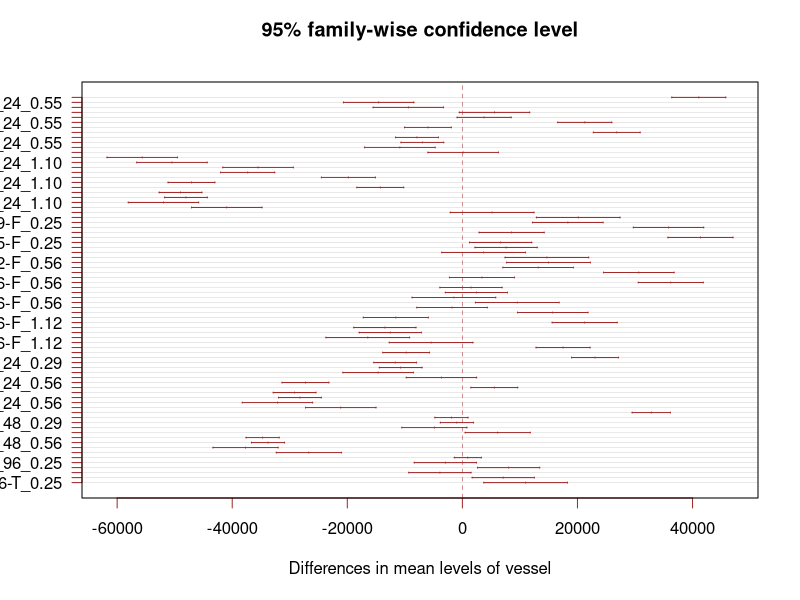
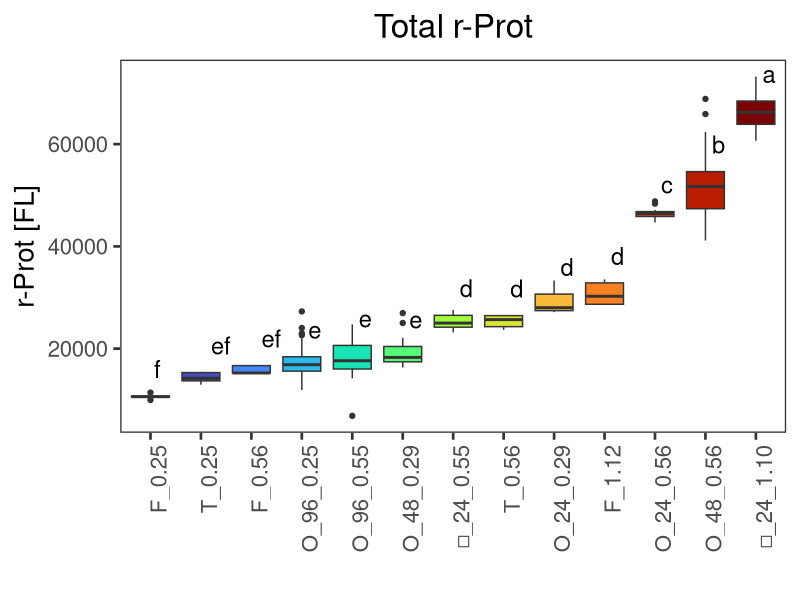
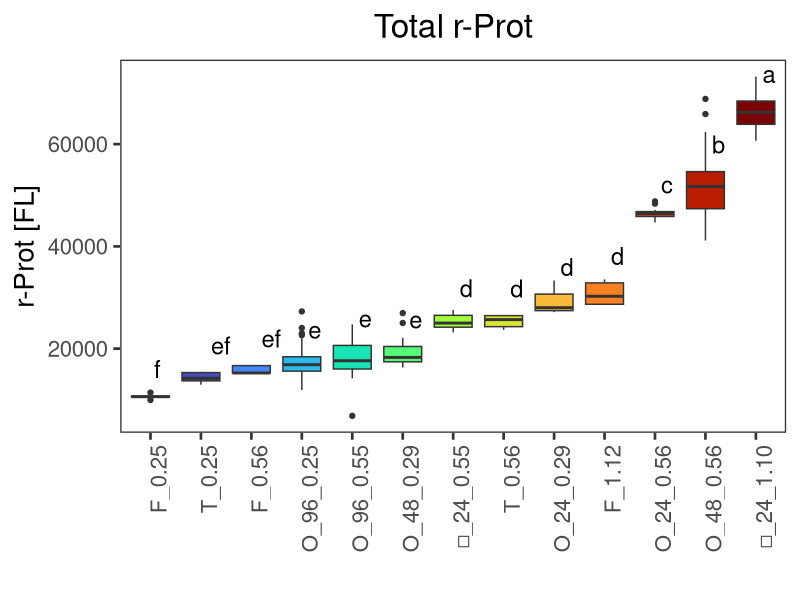

Write the R code that produced these figures, in order.
# library

library('viridis')
library('ggplot2')
library('multcompView')
library('dplyr')

# Create data
data <- data.frame(
  scale = c(1,	1,	1,	1,	1,	1,	2,	2,	2,	2,	2,	2,	3,	3,	3,	3,	3,	3,	5,	5,	6,	7,	7,	7,	9,	10,	11,	12,	13,
                      1,	1,	1,	1,	1,	1,	2,	2,	2,	2,	2,	2,	3,	3,	3,	3,	3,	3,	5,	6,	6,	7,	7,	7,	9,	10,	11,	12,	13,
                      1,	1,	1,	1,	1,	1,	2,	2,	2,	2,	2,	2,	3,	3,	3,	3,	3,	3,	5,	5,	6,	7,	7,	7,	9,	10,	11,	12,	13,
                      1,	1,	1,	1,	1,	1,	2,	2,	2,	2,	2,	2,	3,	3,	3,	3,	3,	3,	5,	6,	6,	7,	7,	7,	9,	10,	11,	12,	13,
                      1,	1,	1,	1,	1,	1,	2,	2,	2,	2,	2,	2,	4,	4,	4,	4,	4,	4,	5,	5,	6,	8,	8,	8,	9,	10,	11,	12,	13,
                      1,	1,	1,	1,	1,	1,	2,	2,	2,	2,	2,	2,	4,	4,	4,	4,	4,	4,	5,	6,	6,	8,	8,	8,					
                      1,	1,	1,	1,	1,	1,	2,	2,	2,	2,	2,	2,	4,	4,	4,	4,	4,	4,	5,	5,	6,	8,	8,	8,					
                      1,	1,	1,	1,	1,	1,	2,	2,	2,	2,	2,	2,	4,	4,	4,	4,	4,	4,	5,	6,	6,	8,	8,	8),
  vessel = c("O_96_0.25",	"O_96_0.25",	"O_96_0.25",	"O_96_0.25",	"O_96_0.25",	
             "O_96_0.25",	"O_96_0.55",    "O_96_0.55",	"O_96_0.55",	"O_96_0.55",	
             "O_96_0.55",	"O_96_0.55",	"O_48_0.29",	"O_48_0.29",	
             "O_48_0.29",	"O_48_0.29",	"O_48_0.29",	"O_48_0.29",	"O_24_0.29",	
             "O_24_0.29",	"O_24_0.56", "□_24_0.55",	"□_24_0.55",	"□_24_0.55",	"T_0.25",	
             "T_0.56",	"F_0.25",	"F_0.56",	"F_1.12",
             "O_96_0.25",	"O_96_0.25",	"O_96_0.25",	"O_96_0.25",	"O_96_0.25",	"O_96_0.25",	"O_96_0.55",	"O_96_0.55",	
             "O_96_0.55",	"O_96_0.55",	"O_96_0.55",	"O_96_0.55",	"O_48_0.29",	"O_48_0.29",	"O_48_0.29",	"O_48_0.29",	
             "O_48_0.29",	"O_48_0.29",	"O_24_0.29",	"O_24_0.56",	"O_24_0.56",	"□_24_0.55",	"□_24_0.55",	"□_24_0.55",	
             "T_0.25",	"T_0.56",	"F_0.25",	"F_0.56",	"F_1.12",
             "O_96_0.25",	"O_96_0.25",	"O_96_0.25",	"O_96_0.25",	"O_96_0.25",	"O_96_0.25",	"O_96_0.55",	"O_96_0.55",	"O_96_0.55",	"O_96_0.55",	"O_96_0.55",	"O_96_0.55",	"O_48_0.29",	"O_48_0.29",	"O_48_0.29",	"O_48_0.29",	"O_48_0.29",	"O_48_0.29",	"O_24_0.29",	"O_24_0.29",	"O_24_0.56",	"□_24_0.55",	"□_24_0.55",	"□_24_0.55",	"T_0.25",	"T_0.56",	"F_0.25",	"F_0.56",	"F_1.12",
             "O_96_0.25",	"O_96_0.25",	"O_96_0.25",	"O_96_0.25",	"O_96_0.25",	"O_96_0.25",	"O_96_0.55",	"O_96_0.55",	"O_96_0.55",	"O_96_0.55",	"O_96_0.55",	"O_96_0.55",	"O_48_0.29",	"O_48_0.29",	"O_48_0.29",	"O_48_0.29",	"O_48_0.29",	"O_48_0.29",	"O_24_0.29",	"O_24_0.56",	"O_24_0.56",	"□_24_0.55",	"□_24_0.55",	"□_24_0.55",	"T_0.25",	"T_0.56",	"F_0.25",	"F_0.56",	"F_1.12",
             "O_96_0.25",	"O_96_0.25",	"O_96_0.25",	"O_96_0.25",	"O_96_0.25",	"O_96_0.25",	"O_96_0.55",	"O_96_0.55",	"O_96_0.55",	"O_96_0.55",	"O_96_0.55",	"O_96_0.55",	"O_48_0.56",	"O_48_0.56",	"O_48_0.56",	"O_48_0.56",	"O_48_0.56",	"O_48_0.56",	"O_24_0.29",	"O_24_0.29",	"O_24_0.56",	"□_24_1.10",	"□_24_1.10",	"□_24_1.10",	"T_0.25",	"T_0.56",	"F_0.25",	"F_0.56",	"F_1.12",
             "O_96_0.25",	"O_96_0.25",	"O_96_0.25",	"O_96_0.25",	"O_96_0.25",	"O_96_0.25",	"O_96_0.55",	"O_96_0.55",	"O_96_0.55",	"O_96_0.55",	"O_96_0.55",	"O_96_0.55",	"O_48_0.56",	"O_48_0.56",	"O_48_0.56",	"O_48_0.56",	"O_48_0.56",	"O_48_0.56",	"O_24_0.29",	"O_24_0.56",	"O_24_0.56",	"□_24_1.10",	"□_24_1.10",	"□_24_1.10",					
             "O_96_0.25",	"O_96_0.25",	"O_96_0.25",	"O_96_0.25",	"O_96_0.25",	"O_96_0.25",	"O_96_0.55",	"O_96_0.55",	"O_96_0.55",	"O_96_0.55",	"O_96_0.55",	"O_96_0.55",	"O_48_0.56",	"O_48_0.56",	"O_48_0.56",	"O_48_0.56",	"O_48_0.56",	"O_48_0.56",	"O_24_0.29",	"O_24_0.29",	"O_24_0.56",	"□_24_1.10",	"□_24_1.10",	"□_24_1.10",					
             "O_96_0.25",	"O_96_0.25",	"O_96_0.25",	"O_96_0.25",	"O_96_0.25",	"O_96_0.25",	"O_96_0.55",	"O_96_0.55",	"O_96_0.55",	"O_96_0.55",	"O_96_0.55",	"O_96_0.55",	"O_48_0.56",	"O_48_0.56",	"O_48_0.56",	"O_48_0.56",	"O_48_0.56",	"O_48_0.56",	"O_24_0.29",	"O_24_0.56",	"O_24_0.56",	"□_24_1.10",	"□_24_1.10",	"□_24_1.10"),
  prot = c(17660,	16400,	19540,	22280,	17740,	16960,	21740,	22660,	21980,	23900,	20940,	21740,	22120,	18340,	21660,	19660,	16940,	26960,	31740,	28340,	48360,	26480,	25460,	23760,	15320,	24300,	10520,	15100,	30240,
           15280,	16880,	19540,	20640,	17280,	15700,	17320,	22860,	17300,	15480,	17180,	20300,	19220,	17500,	17700,	17300,	17240,	25020,	27360,	46000,	44680,	27080,	24340,	24380,	14220,	25680,	10740,	15240,	28680,
           15780,	19000,	13180,	23000,	16520,	15960,	18380,	20800,	17880,	16560,	16040,	15800,	18480,	18080,	20600,	18240,	16300,	19480,	30600,	27220,	46700,	27580,	25540,	23400,	15460,	26540,	9960,	15240,	28540,
           13700,	15420,	16920,	20960,	14180,	14860,	17660,	19420,	15080,	21520,	17520,	16360,	20420,	18060,	16380,	17460,	17220,	20440,	28380,	46400,	44980,	26620,	24540,	23180,	12960,	26460,	10600,	16760,	32860,
           16000,	18220,	17120,	16740,	12420,	15800,	18560,	19500,	14200,	14720,	17600,	15700,	51440,	53600,	51520,	48740,	45960,	55300,	30880,	27520,	46520,	73200,	68740,	64320,	13700,	23680,	11400,	16680,	33540,
           24040,	15660,	11920,	22260,	19600,	22640,	17200,	16680,	15140,	6860,	15940,	16220,	54580,	45160,	48360,	46220,	41140,	52520,	27460,	45380,	47120,	70820,	64760,	65520,					
           16020,	16840,	14700,	16060,	13460,	13200,	15140,	17400,	14760,	15140,	19860,	20580,	56160,	47320,	47400,	45420,	47380,	62380,	33340,	27680,	46260,	66920,	68260,	61360,					
           14820,	17260,	17940,	27280,	17740,	17240,	20460,	24740,	21460,	21060,	20080,	20040,	65880,	51900,	54180,	52300,	54760,	68840,	27140,	48800,	46440,	68320,	62540,	60660))

# What is the effect of the treatment on the value ?
anova <- aov(prot ~ vessel, data = data)
summary(anova)

# Tukey test to study each pair of treatment :
tukey <- TukeyHSD(x = anova, 'vessel', conf.level = 0.95)
print(tukey)

# Tuckey test representation :
plot(tukey , las = 1, col = "brown")

# compact letter display
cld <- multcompLetters4(anova, tukey)
print(cld)

# table with factors and 3rd quantile
Tk <- group_by(data, vessel) %>%
  summarise(mean=mean(prot), quant = quantile(prot, probs = 0.75)) %>%
  arrange(desc(mean))

# extracting the compact letter display and adding to the Tk table
cld <- as.data.frame.list(cld$vessel)
Tk$cld <- cld$Letters

print(Tk)

# Create a vector named "new_order" containing the desired order
new_order <- with(data, reorder(vessel, prot, median, na.rm = TRUE))

# boxplot
ggplot(data, aes(x = new_order, y = prot)) +
  geom_boxplot(aes(fill = factor(..middle..)), show.legend = FALSE) +
  labs(x = "", y = "r-Prot [FL]") +
  ggtitle('Total r-Prot') +
  theme_bw(base_size = 20) + 
  theme(panel.grid.major = element_blank(), panel.grid.minor = element_blank(),
        axis.text.x = element_text(angle = 90, hjust = 1),  # Rotate x-axis labels
        plot.title = element_text(hjust = 0.5)) +
  geom_text(data = Tk, aes(x = vessel, y = quant, label = cld), size = 6, vjust = -1, hjust = -0.5) +
  scale_fill_viridis_d(option='turbo')


# saving the final figure
ggsave("boxplot-prot.png", width = 7, height = 7, dpi = 1000)
